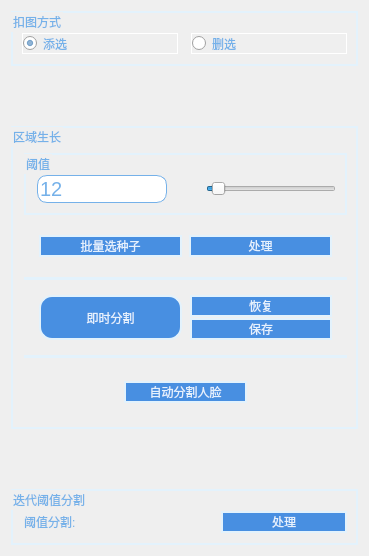
          <widget class="QWidget" name="tabSeg">
           <attribute name="title">
            <string>扣图</string>
           </attribute>
           <layout class="QGridLayout" name="gridLayout_16">
            <item row="0" column="0">
             <layout class="QVBoxLayout" name="verticalLayout_30" stretch="1,4,1">
              <property name="spacing">
               <number>60</number>
              </property>
              <item>
               <widget class="QGroupBox" name="groupBox_23">
                <property name="styleSheet">
                 <string notr="true">border:2px solid #e3f2fc;
font: 11pt &quot;等线&quot;;
color: #75b1e9;</string>
                </property>
                <property name="title">
                 <string>扣图方式</string>
                </property>
                <layout class="QHBoxLayout" name="horizontalLayout_59" stretch="1,1">
                 <property name="spacing">
                  <number>13</number>
                 </property>
                 <property name="topMargin">
                  <number>20</number>
                 </property>
                 <property name="bottomMargin">
                  <number>10</number>
                 </property>
                 <item>
                  <widget class="QRadioButton" name="rbSegAdd">
                   <property name="sizePolicy">
                    <sizepolicy hsizetype="Expanding" vsizetype="Expanding">
                     <horstretch>0</horstretch>
                     <verstretch>0</verstretch>
                    </sizepolicy>
                   </property>
                   <property name="styleSheet">
                    <string notr="true">font: 11pt &quot;等线&quot;;
color: #75b1e9;
border:1px solid rgb(255,255,255);</string>
                   </property>
                   <property name="text">
                    <string>添选</string>
                   </property>
                   <property name="checked">
                    <bool>true</bool>
                   </property>
                  </widget>
                 </item>
                 <item>
                  <widget class="QRadioButton" name="rbSegMin">
                   <property name="sizePolicy">
                    <sizepolicy hsizetype="Expanding" vsizetype="Expanding">
                     <horstretch>0</horstretch>
                     <verstretch>0</verstretch>
                    </sizepolicy>
                   </property>
                   <property name="styleSheet">
                    <string notr="true">font: 11pt &quot;等线&quot;;
color: #75b1e9;
border:1px solid rgb(255,255,255);</string>
                   </property>
                   <property name="text">
                    <string>删选</string>
                   </property>
                  </widget>
                 </item>
                </layout>
               </widget>
              </item>
              <item>
               <widget class="QGroupBox" name="groupBox_26">
                <property name="styleSheet">
                 <string notr="true">border:2px solid #e3f2fc;
font: 11pt &quot;等线&quot;;
color: #75b1e9;</string>
                </property>
                <property name="title">
                 <string>区域生长</string>
                </property>
                <layout class="QVBoxLayout" name="verticalLayout_29" stretch="2,2,0,2,0,2">
                 <property name="spacing">
                  <number>8</number>
                 </property>
                 <property name="leftMargin">
                  <number>11</number>
                 </property>
                 <property name="topMargin">
                  <number>25</number>
                 </property>
                 <item>
                  <widget class="QGroupBox" name="groupBox_24">
                   <property name="styleSheet">
                    <string notr="true">border:2px solid #e3f2fc;
font: 11pt &quot;等线&quot;;
color: #75b1e9;</string>
                   </property>
                   <property name="title">
                    <string>阈值</string>
                   </property>
                   <layout class="QHBoxLayout" name="horizontalLayout_60" stretch="1,1">
                    <property name="spacing">
                     <number>39</number>
                    </property>
                    <property name="leftMargin">
                     <number>11</number>
                    </property>
                    <property name="topMargin">
                     <number>20</number>
                    </property>
                    <property name="bottomMargin">
                     <number>10</number>
                    </property>
                    <item>
                     <widget class="QLineEdit" name="edThresh">
                      <property name="sizePolicy">
                       <sizepolicy hsizetype="Expanding" vsizetype="Expanding">
                        <horstretch>0</horstretch>
                        <verstretch>0</verstretch>
                       </sizepolicy>
                      </property>
                      <property name="styleSheet">
                       <string notr="true">QLineEdit
{font-size:20px;
border-radius:10px;
font-family:等线;
background:rgb(255,255,255);
font-weight:200;
border-color: #75b1e9;
border: 1px solid  #75b1e9;
}
</string>
                      </property>
                      <property name="text">
                       <string>12</string>
                      </property>
                     </widget>
                    </item>
                    <item>
                     <widget class="QSlider" name="sliderThresh">
                      <property name="sizePolicy">
                       <sizepolicy hsizetype="Expanding" vsizetype="Expanding">
                        <horstretch>0</horstretch>
                        <verstretch>0</verstretch>
                       </sizepolicy>
                      </property>
                      <property name="styleSheet">
                       <string notr="true">border:0px;</string>
                      </property>
                      <property name="minimum">
                       <number>0</number>
                      </property>
                      <property name="maximum">
                       <number>255</number>
                      </property>
                      <property name="singleStep">
                       <number>1</number>
                      </property>
                      <property name="pageStep">
                       <number>1</number>
                      </property>
                      <property name="value">
                       <number>12</number>
                      </property>
                      <property name="orientation">
                       <enum>Qt::Horizontal</enum>
                      </property>
                     </widget>
                    </item>
                   </layout>
                  </widget>
                 </item>
                 <item>
                  <layout class="QHBoxLayout" name="horizontalLayout_61">
                   <property name="spacing">
                    <number>7</number>
                   </property>
                   <property name="leftMargin">
                    <number>15</number>
                   </property>
                   <property name="topMargin">
                    <number>12</number>
                   </property>
                   <property name="rightMargin">
                    <number>15</number>
                   </property>
                   <property name="bottomMargin">
                    <number>12</number>
                   </property>
                   <item>
                    <widget class="QPushButton" name="pbSegRegionGrowChooseSeed">
                     <property name="enabled">
                      <bool>true</bool>
                     </property>
                     <property name="sizePolicy">
                      <sizepolicy hsizetype="Expanding" vsizetype="Expanding">
                       <horstretch>0</horstretch>
                       <verstretch>0</verstretch>
                      </sizepolicy>
                     </property>
                     <property name="styleSheet">
                      <string notr="true">QPushButton{
    color:#e5f1fd;
	font: 75 12pt &quot;等线&quot;;
    border-radius: 13px;
    background:#488fe1;
}
QPushButton:hover{
    background:#1461bb;
}
QPushButton:pressed{
    background:#0a4a94;
}</string>
                     </property>
                     <property name="text">
                      <string>批量选种子</string>
                     </property>
                    </widget>
                   </item>
                   <item>
                    <widget class="QPushButton" name="pbSegRegionGrow">
                     <property name="enabled">
                      <bool>true</bool>
                     </property>
                     <property name="sizePolicy">
                      <sizepolicy hsizetype="Expanding" vsizetype="Expanding">
                       <horstretch>0</horstretch>
                       <verstretch>0</verstretch>
                      </sizepolicy>
                     </property>
                     <property name="styleSheet">
                      <string notr="true">QPushButton{
    color:#e5f1fd;
	font: 75 12pt &quot;等线&quot;;
    border-radius: 13px;
    background:#488fe1;
}
QPushButton:hover{
    background:#1461bb;
}
QPushButton:pressed{
    background:#0a4a94;
}</string>
                     </property>
                     <property name="text">
                      <string>处理</string>
                     </property>
                    </widget>
                   </item>
                  </layout>
                 </item>
                 <item>
                  <widget class="Line" name="line">
                   <property name="frameShadow">
                    <enum>QFrame::Plain</enum>
                   </property>
                   <property name="lineWidth">
                    <number>2</number>
                   </property>
                   <property name="orientation">
                    <enum>Qt::Horizontal</enum>
                   </property>
                  </widget>
                 </item>
                 <item>
                  <layout class="QHBoxLayout" name="horizontalLayout_62">
                   <property name="leftMargin">
                    <number>15</number>
                   </property>
                   <property name="topMargin">
                    <number>7</number>
                   </property>
                   <property name="rightMargin">
                    <number>15</number>
                   </property>
                   <property name="bottomMargin">
                    <number>7</number>
                   </property>
                   <item>
                    <widget class="QPushButton" name="pbSegRegionGrowRealTime">
                     <property name="enabled">
                      <bool>true</bool>
                     </property>
                     <property name="sizePolicy">
                      <sizepolicy hsizetype="Expanding" vsizetype="Expanding">
                       <horstretch>0</horstretch>
                       <verstretch>0</verstretch>
                      </sizepolicy>
                     </property>
                     <property name="styleSheet">
                      <string notr="true">QPushButton{
    color:#e5f1fd;
	font: 75 12pt &quot;等线&quot;;
    border-radius: 13px;
    background:#488fe1;
}
QPushButton:hover{
    background:#1461bb;
}
QPushButton:pressed{
    background:#0a4a94;
}</string>
                     </property>
                     <property name="text">
                      <string>即时分割</string>
                     </property>
                    </widget>
                   </item>
                   <item>
                    <layout class="QVBoxLayout" name="verticalLayout_28">
                     <property name="spacing">
                      <number>1</number>
                     </property>
                     <item>
                      <widget class="QPushButton" name="pbSegRecover">
                       <property name="sizePolicy">
                        <sizepolicy hsizetype="Expanding" vsizetype="Expanding">
                         <horstretch>0</horstretch>
                         <verstretch>0</verstretch>
                        </sizepolicy>
                       </property>
                       <property name="styleSheet">
                        <string notr="true">QPushButton{
    color:#e5f1fd;
	font: 75 12pt &quot;等线&quot;;
    border-radius: 13px;
    background:#488fe1;
}
QPushButton:hover{
    background:#1461bb;
}
QPushButton:pressed{
    background:#0a4a94;
}</string>
                       </property>
                       <property name="text">
                        <string>恢复</string>
                       </property>
                      </widget>
                     </item>
                     <item>
                      <widget class="QPushButton" name="pbSegSaveChange">
                       <property name="sizePolicy">
                        <sizepolicy hsizetype="Expanding" vsizetype="Expanding">
                         <horstretch>0</horstretch>
                         <verstretch>0</verstretch>
                        </sizepolicy>
                       </property>
                       <property name="styleSheet">
                        <string notr="true">QPushButton{
    color:#e5f1fd;
	font: 75 12pt &quot;等线&quot;;
    border-radius: 13px;
    background:#488fe1;
}
QPushButton:hover{
    background:#1461bb;
}
QPushButton:pressed{
    background:#0a4a94;
}</string>
                       </property>
                       <property name="text">
                        <string>保存</string>
                       </property>
                      </widget>
                     </item>
                    </layout>
                   </item>
                  </layout>
                 </item>
                 <item>
                  <widget class="Line" name="line_3">
                   <property name="frameShadow">
                    <enum>QFrame::Plain</enum>
                   </property>
                   <property name="lineWidth">
                    <number>2</number>
                   </property>
                   <property name="orientation">
                    <enum>Qt::Horizontal</enum>
                   </property>
                  </widget>
                 </item>
                 <item>
                  <layout class="QHBoxLayout" name="horizontalLayout_64">
                   <property name="leftMargin">
                    <number>100</number>
                   </property>
                   <property name="topMargin">
                    <number>15</number>
                   </property>
                   <property name="rightMargin">
                    <number>100</number>
                   </property>
                   <property name="bottomMargin">
                    <number>15</number>
                   </property>
                   <item>
                    <widget class="QPushButton" name="pbSegRegionGrowAuto">
                     <property name="enabled">
                      <bool>true</bool>
                     </property>
                     <property name="sizePolicy">
                      <sizepolicy hsizetype="Expanding" vsizetype="Expanding">
                       <horstretch>0</horstretch>
                       <verstretch>0</verstretch>
                      </sizepolicy>
                     </property>
                     <property name="styleSheet">
                      <string notr="true">QPushButton{
    color:#e5f1fd;
	font: 75 12pt &quot;等线&quot;;
    border-radius: 13px;
    background:#488fe1;
}
QPushButton:hover{
    background:#1461bb;
}
QPushButton:pressed{
    background:#0a4a94;
}</string>
                     </property>
                     <property name="text">
                      <string>自动分割人脸</string>
                     </property>
                    </widget>
                   </item>
                  </layout>
                 </item>
                </layout>
               </widget>
              </item>
              <item>
               <widget class="QGroupBox" name="groupBox_27">
                <property name="styleSheet">
                 <string notr="true">border:2px solid #e3f2fc;
font: 11pt &quot;等线&quot;;
color: #75b1e9;</string>
                </property>
                <property name="title">
                 <string>迭代阈值分割</string>
                </property>
                <layout class="QHBoxLayout" name="horizontalLayout_63" stretch="1,1">
                 <property name="spacing">
                  <number>70</number>
                 </property>
                 <property name="leftMargin">
                  <number>11</number>
                 </property>
                 <property name="topMargin">
                  <number>20</number>
                 </property>
                 <property name="bottomMargin">
                  <number>10</number>
                 </property>
                 <item>
                  <widget class="QLabel" name="label_8">
                   <property name="styleSheet">
                    <string notr="true">border:0px;</string>
                   </property>
                   <property name="text">
                    <string>阈值分割:</string>
                   </property>
                  </widget>
                 </item>
                 <item>
                  <widget class="QPushButton" name="pbSegThresh">
                   <property name="enabled">
                    <bool>true</bool>
                   </property>
                   <property name="sizePolicy">
                    <sizepolicy hsizetype="Expanding" vsizetype="Expanding">
                     <horstretch>0</horstretch>
                     <verstretch>0</verstretch>
                    </sizepolicy>
                   </property>
                   <property name="styleSheet">
                    <string notr="true">QPushButton{
    color:#e5f1fd;
	font: 75 12pt &quot;等线&quot;;
    border-radius: 13px;
    background:#488fe1;
}
QPushButton:hover{
    background:#1461bb;
}
QPushButton:pressed{
    background:#0a4a94;
}</string>
                   </property>
                   <property name="text">
                    <string>处理</string>
                   </property>
                  </widget>
                 </item>
                </layout>
               </widget>
              </item>
             </layout>
            </item>
           </layout>
          </widget>
